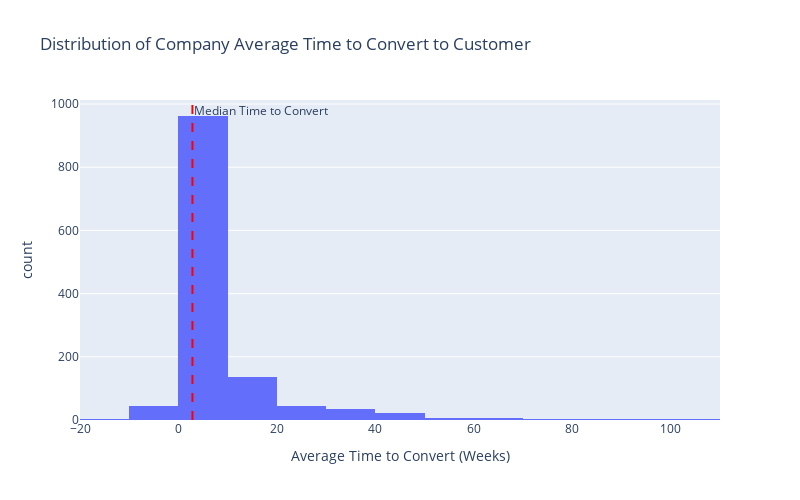

The cell this chart's notebook holds for it:
### Code cell
# After testing out several time segmentations, I settled on displaying time to convert in weeks
median_time = q1['avg_time_to_cust_week'].median()

fig = px.histogram(q1, 
                   x='avg_time_to_cust_week', 
                   nbins=18, 
                   labels={'avg_time_to_cust_week': 'Average Time to Convert (Weeks)'}, 
                   title='Distribution of Company Average Time to Convert to Customer',
                   width=800, height=500)

fig.add_vline(x=median_time, 
              line_dash="dash", 
              line_color="red", 
              annotation_text="Median Time to Convert", 
              annotation_position="top right")

fig.show()

### Figure 1 — Plotly figure (JSON) as saved in the notebook; plotly's stock layout.template omitted (floating-point values rounded to 4 significant figures; data arrays with more than 128 entries replaced by an {"elided": "..."} marker saying what was removed)
{"data": [{"alignmentgroup": "True", "bingroup": "x", "hovertemplate": "Average Time to Convert (Weeks)=%{x}<br>count=%{y}<extra></extra>", "legendgroup": "", "marker": {"color": "#636efa", "pattern": {"shape": ""}}, "name": "", "nbinsx": 18, "offsetgroup": "", "orientation": "v", "showlegend": false, "type": "histogram", "x": {"elided": "1269 float values"}, "xaxis": "x", "yaxis": "y"}], "layout": {"annotations": [{"showarrow": false, "text": "Median Time to Convert", "x": 2.839, "xanchor": "left", "xref": "x", "y": 1, "yanchor": "top", "yref": "y domain"}], "barmode": "relative", "height": 500, "legend": {"tracegroupgap": 0}, "shapes": [{"line": {"color": "red", "dash": "dash"}, "type": "line", "x0": 2.839, "x1": 2.839, "xref": "x", "y0": 0, "y1": 1, "yref": "y domain"}], "title": {"text": "Distribution of Company Average Time to Convert to Customer"}, "width": 800, "xaxis": {"anchor": "y", "domain": [0, 1], "title": {"text": "Average Time to Convert (Weeks)"}}, "yaxis": {"anchor": "x", "domain": [0, 1], "title": {"text": "count"}}}}
